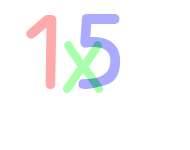
#> input picture 1.png, 190 x 150 px
$ python make_train_data.py
#> lines starting #> are read from the running program, lines starting #| are printed output that depends on the picture; after the words box and inside, x2 and y2 are one past the last pixel; in counts of white or black regions, pixels touching at a corner belong together
#> further down, image is the input picture: shape (150, 190, 3); mean B, G, R 249.5, 247.9, 248
### utils.py
# collecting photo files first.
import cv2
import numpy as np
import re

BLUE = 0
GREEN = 1
RED = 2


def get_chars(image, color):
    other_1 = (color + 1) % 3
    other_2 = (color + 2) % 3

    c = image[:, :, other_1] == 255
    image[c] = [0, 0, 0]
    c = image[:, :, other_2] == 255
    image[c] = [0, 0, 0]
    c = image[:, :, color] < 170
    image[c] = [0, 0, 0]
    c = image[:, :, color] != 0
    image[c] = [255, 255, 255]

    return image


def extract_chars(image):
    chars = []
    colors = [BLUE, GREEN, RED]
    for color in colors:
        image_from_one_color = get_chars(image.copy(), color)
        image_gray = cv2.cvtColor(image_from_one_color, cv2.COLOR_BGR2GRAY)
        ret, thresh = cv2.threshold(image_gray, 127, 255, 0)
        contours, _ = cv2.findContours(thresh, cv2.RETR_EXTERNAL, cv2.CHAIN_APPROX_SIMPLE)

        for contour in contours:
            area = cv2.contourArea(contour)
            if area > 50:
                x, y, width, height = cv2.boundingRect(contour)
                roi = image_gray[y:y + height, x:x + width]
                chars.append((x, roi))
#> this loop made 3 passes
#> pass 1, in get_chars, `c = image[:, :, other_1] == 255`:
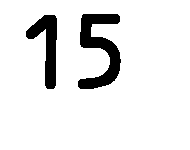
#> c: shape (150, 190) bool; 90.8% white; 2 black regions, box (x1, y1, x2, y2) and area: (78, 14, 121, 89) 1568, (26, 15, 57, 89) 1044
#> pass 1, in get_chars, `c = image[:, :, other_2] == 255`:
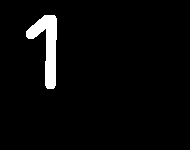
#> c: shape (150, 190) bool; 3.7% white; 1 white region, box (x1, y1, x2, y2) and area: (26, 15, 57, 89) 1044
#> pass 1, in get_chars, `c = image[:, :, color] < 170`:
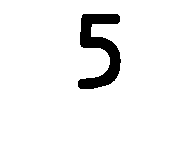
#> c: shape (150, 190) bool; 94.5% white; 1 black region, box (x1, y1, x2, y2) and area: (78, 14, 121, 89) 1568
#> after the loop: image_from_one_color: shape (150, 190, 3); 3.7% white; 6 white regions (5 under 20 px), largest, box (x1, y1, x2, y2) and area: (26, 15, 57, 89) 1044
#> after the loop, chars = 3 items

    chars = sorted(chars, key=lambda char: char[0])
    return chars

def resize20(image):
    resized = cv2.resize(image, (20, 20))
    return resized.reshape(-1, 400).astype(np.float32)

# [19 lines left out: function remove_first_0, not called in this run]

# testing a commit.
# testing the second commit.

### make_train_data.py
import os
import cv2
import utils

image = cv2.imread("1.png")
chars = utils.extract_chars(image)
#> chars = 3 items

for char in chars:
    cv2.imshow('Image', char[1])
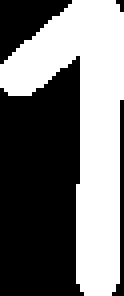
#> window 'Image': shape (74, 31) (shown 4 times larger); 45.5% white; 1 white region, box (x1, y1, x2, y2) and area: (0, 0, 31, 74) 1044
    input = cv2.waitKey(0)
#> (key Esc is pressed here)
    resized = cv2.resize(char[1], (20, 20))
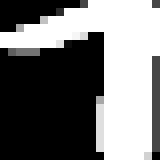
#> resized: shape (20, 20) (shown 8 times larger); min 0, max 255, mean 115.8

    if input >= 48 and input <= 57:
        name = str(input - 48)
        file_count = len(next(os.walk('./training_data/' + name + '/'))[2])
        cv2.imwrite('./training_data/' + str(input - 48) + '/' + str(file_count + 1) + '.png', resized)
    elif input == ord('a') or input == ord('b') or input == ord('c'):
        name = str(input - ord('a') + 10)
        file_count = len(next(os.walk('./training_data/' + name + '/'))[2])
        cv2.imwrite('./training_data/' + name + '/' + str(file_count + 1) + '.png', resized)
